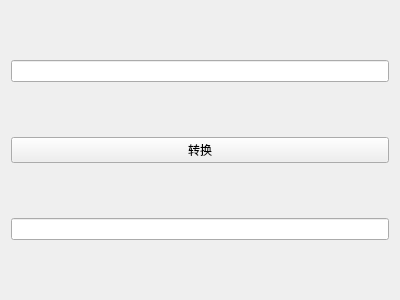
<?xml version="1.0" encoding="UTF-8"?>
<ui version="4.0">
 <class>Widget</class>
 <widget class="QWidget" name="Widget">
  <property name="geometry">
   <rect>
    <x>0</x>
    <y>0</y>
    <width>400</width>
    <height>300</height>
   </rect>
  </property>
  <property name="windowTitle">
   <string>Form</string>
  </property>
  <layout class="QVBoxLayout" name="verticalLayout">
   <item>
    <widget class="QLineEdit" name="lineEdit"/>
   </item>
   <item>
    <widget class="QPushButton" name="pushButton">
     <property name="text">
      <string>转换</string>
     </property>
    </widget>
   </item>
   <item>
    <widget class="QLineEdit" name="lineEdit_2"/>
   </item>
  </layout>
 </widget>
 <resources/>
 <connections/>
</ui>
